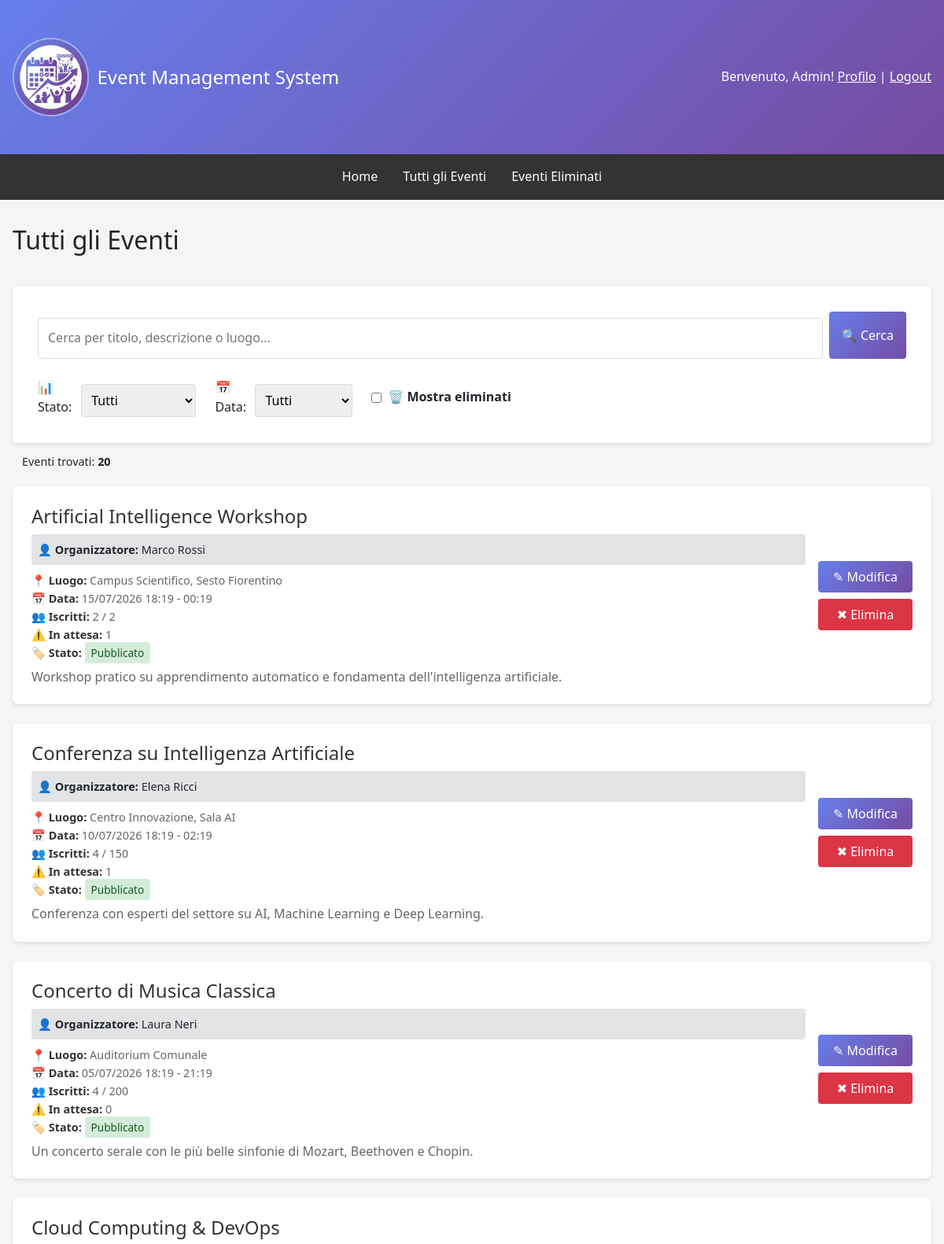
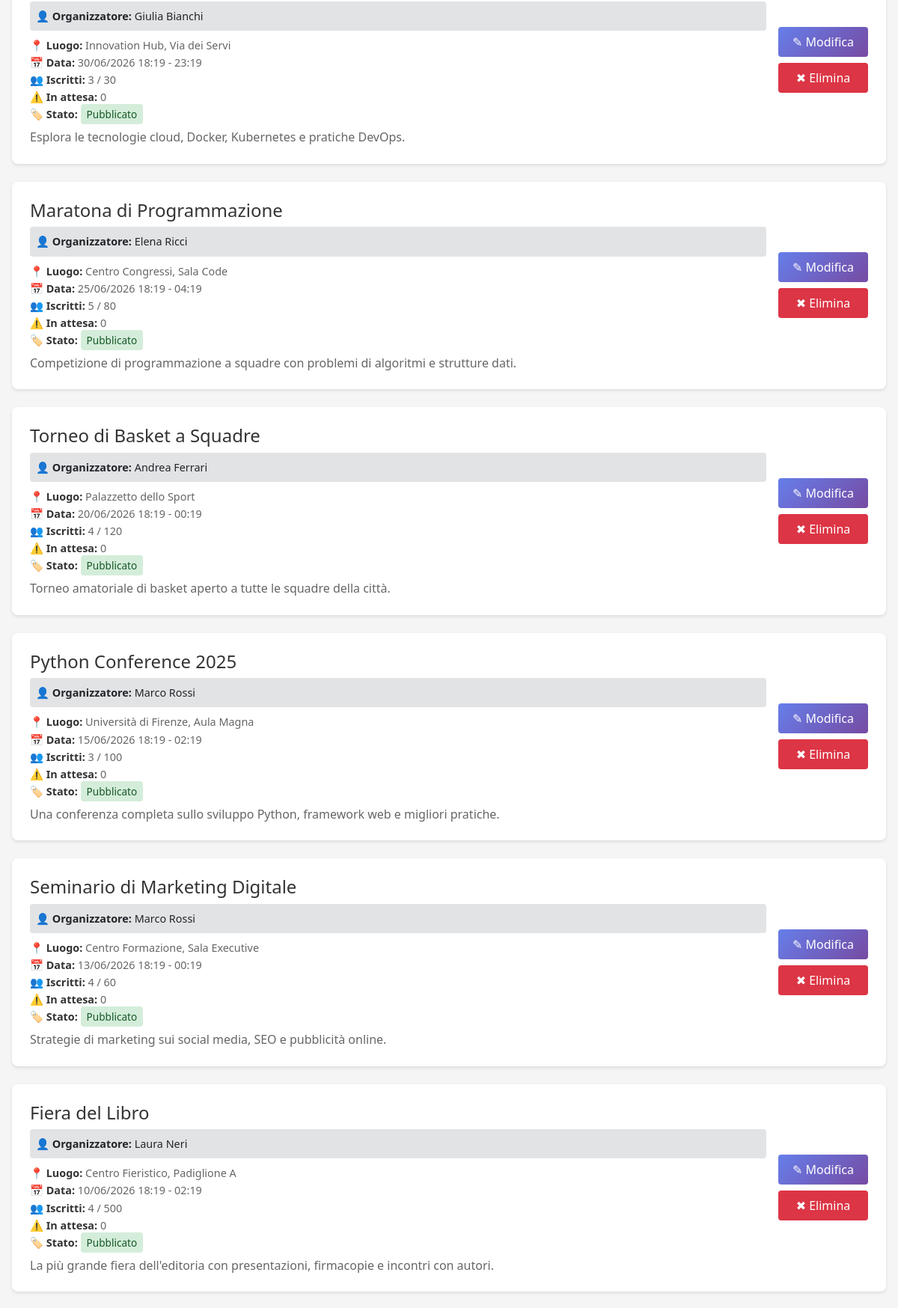
Page /events/my-events/ (signed in, upper part) on the committed database (2 pictures, top to bottom).
### events/models.py (models this page shows, shortened)
class Event(models.Model):
    STATUS_CHOICES = [('draft', 'Bozza'), ('published', 'Pubblicato'), ('ongoing', 'In Corso'), ('completed', 'Completato'), ('cancelled', 'Annullato')]
    title = models.CharField(max_length=200, verbose_name='Titolo')
    description = models.TextField(verbose_name='Descrizione')
    organizer = models.ForeignKey(User, on_delete=models.CASCADE, related_name='organized_events', verbose_name='Organizzatore')
    location = models.CharField(max_length=255, verbose_name='Luogo')
    start_date = models.DateTimeField(verbose_name='Data e Ora Inizio')
    end_date = models.DateTimeField(verbose_name='Data e Ora Fine')
    max_attendees = models.IntegerField(null=True, blank=True, verbose_name='Numero Massimo Partecipanti')
    image = models.ImageField(upload_to='event_images/', blank=True, null=True, verbose_name='Immagine')
    status = models.CharField(max_length=15, choices=STATUS_CHOICES, default='draft', verbose_name='Stato')
    created_at = models.DateTimeField(auto_now_add=True)
    updated_at = models.DateTimeField(auto_now=True)
    deleted_at = models.DateTimeField(null=True, blank=True, verbose_name='Eliminato il')
    class Meta:
        ordering = ['-start_date']
        permissions = [('can_create_event', 'Può creare eventi'), ('can_edit_own_events', 'Può modificare i propri eventi'), ('can_delete_own_events', 'Può eliminare i propri eventi'), ('can_view_attendees', 'Può visualizzare la lista dei partecipanti')]
    @property
    def get_confirmed_attendees_count(self):
        return self.eventregistration_set.filter(status='confirmed').count()
    def get_pending_attendees_count(self):
        return self.eventregistration_set.filter(status='pending').count()

### events/views.py (the view)
# urls.py: path('my-events/', views.organizer_events, name='organizer_events'),
def organizer_events(request):
    if not request.user.is_authenticated:
        return redirect('users:login')
    try:
        profile = request.user.profile
        is_organizer = profile.role == 'organizer'
    except UserProfile.DoesNotExist:
        is_organizer = False
    is_admin = request.user.is_staff
    if not is_organizer and not is_admin:
        messages.error(request, 'Accesso negato. Solo gli organizzatori possono visualizzare questa pagina.')
        return redirect('events:event_list')
    search_query = request.GET.get('search', '')
    status_filter = request.GET.get('status', '')
    date_filter = request.GET.get('date', '')
    show_deleted = request.GET.get('show_deleted', '') == 'true'
    if is_admin:
        queryset = Event.objects.all().order_by('start_date')
    else:
        queryset = Event.objects.filter(organizer=request.user).order_by('start_date')
    if not show_deleted:
        queryset = queryset.filter(deleted_at__isnull=True)
    if search_query:
        queryset = queryset.filter(
            Q(title__icontains=search_query) |
            Q(description__icontains=search_query) |
            Q(location__icontains=search_query)
        )
    if status_filter:
        queryset = queryset.filter(status=status_filter)
    today = timezone.now().date()
    now = timezone.now()
    if date_filter == 'upcoming':
        queryset = queryset.filter(start_date__date__gte=today)
    elif date_filter == 'past':
        queryset = queryset.filter(end_date__date__lt=today)
    elif date_filter == 'ongoing':
        queryset = queryset.filter(start_date__lte=now, end_date__gte=now)
    if is_admin:
        queryset = queryset.order_by('-start_date')  # Admin: più recenti prima
    else:
        if date_filter == 'past':
            queryset = queryset.order_by('-start_date')  # Passati: più recenti prima
        else:
            queryset = queryset.order_by('start_date')  # Prossimi: più vicini prima
    for event in queryset:
        if event.deleted_at:
            event.can_restore = (timezone.now() - event.deleted_at).days < 3
        else:
            event.can_restore = False
    paginator = Paginator(queryset, 10)  # 10 eventi per pagina
    page_number = request.GET.get('page')
    events_page = paginator.get_page(page_number)
    context = {
        'events': events_page,
        'paginator': paginator,
        'title': 'I Miei Eventi',
        'is_admin': is_admin,
        'search_query': search_query,
        'status_filter': status_filter,
        'date_filter': date_filter,
        'show_deleted': show_deleted,
        'status_choices': Event._meta.get_field('status').choices,
    }
    return render(request, 'events/organizer_events.html', context)

### templates/events/organizer_events.html (shortened to what this page needs)
{% extends 'base.html' %}
{% block content %}
<div class="organizer-header">
    <h2>{% if is_admin %}Tutti gli Eventi{% else %}{{ title }}{% endif %}</h2>
</div>
    <form method="get" action="" id="filterForm">
        <div class="search-bar">
            <input type="text"
                   name="search"
                   id="search-box"
                   aria-label="Search-box"
                   placeholder="Cerca per titolo, descrizione o luogo..."
                   value="{{ search_query }}">
            <button type="submit" class="btn btn-primary">🔍 Cerca</button>
        </div>
        <div class="filter-group">
            <div class="filter-item">
                <label>📊 Stato:</label>
                <select aria-label="status" name="status" onchange="this.form.submit()">
                    <option value="">Tutti</option>
                </select>
            </div>
            <div class="filter-item">
                <label>📅 Data:</label>
                <select aria-label="date" name="date" onchange="this.form.submit()">
                    <option value="all" {% if date_filter == 'all' or not date_filter %}selected{% endif %}>Tutti</option>
                </select>
            </div>
            <div class="checkbox-item">
               <input type="checkbox"
                   name="show_deleted"
                   value="true"
                   id="show_deleted"
                   onchange="this.form.submit()">
                <label for="show_deleted">🗑️ Mostra eliminati</label>
            </div>
        </div>
    </form>
<div class="results-info">
    Eventi trovati: <strong>{{ paginator.count }}</strong>
</div>
{% if events %}
    {% for event in events %}
        <div class="event-card" onclick="window.location.href='{% url 'events:event_detail' event.pk %}'" style="cursor: pointer;">
            <div class="event-card-content">
                <div class="event-card-info">
                    <h3 class="event-title">{{ event.title }}</h3>
                    {% if is_admin and user != event.organizer %}
                        <div style="background-color: #e2e3e5; padding: 0.5rem; border-radius: 4px; margin-bottom: 0.5rem; font-size: 0.9rem;">
                            <strong>👤 Organizzatore:</strong> {{ event.organizer.get_full_name|default:event.organizer.username }}
                        </div>
                    {% endif %}
                    <div class="event-meta">
                        <strong>📍 Luogo:</strong> {{ event.location }}<br>
                        <strong>📅 Data:</strong> {{ event.start_date|date:"d/m/Y H:i" }} - {{ event.end_date|date:"H:i" }}<br>
                        <strong>👥 Iscritti:</strong> {{ event.get_confirmed_attendees_count }}{% if event.max_attendees %} / {{ event.max_attendees }}{% endif %}<br>
                        <strong>⚠️ In attesa:</strong> {{ event.get_pending_attendees_count }}<br>
                        <strong>🏷️ Stato:</strong>
                        <div class="event-status">
                        <span style="padding: 0.25rem 0.5rem; border-radius: 4px; font-size: 0.85rem;
                            {% if event.status == 'published' %}background-color: #d4edda; color: #155724;
                            {% elif event.status == 'draft' %}background-color: #fff3cd; color: #856404;
                            {% elif event.status == 'cancelled' %}background-color: #f8d7da; color: #721c24;
                            {% elif event.status == 'completed' %}background-color: #d1ecf1; color: #0c5460;
                            {% elif event.status == 'ongoing' %}background-color: #e8d9ff; color: #4a1d8c;
                            {% endif %}">
                            {{ event.get_status_display }}
                        </span>
                        </div>
                    </div>
                    <p class="event-description">{{ event.description|truncatewords:30 }}</p>
                </div>
                <div class="event-card-actions">
                    {% if not event.deleted_at %}
                        <a href="{% url 'events:event_update' event.pk %}?next={{ request.GET.next|default:request.path }}" class="btn btn-primary">✎ Modifica</a>
                        <a href="{% url 'events:event_delete' event.pk %}?next={{ request.GET.next|default:request.path }}" class="btn btn-danger">✖ Elimina</a>
                    {% else %}
                        <a href="{% url 'events:event_delete' event.pk %}?next={{ request.GET.next|default:request.path }}" class="btn btn-danger" style="background: #ff0000">✖ Elimina definitivamente</a>
                    {% endif %}
                </div>
            </div>
        </div>
    {% endfor %}
{% endif %}
{% endblock %}

### templates/base.html (shortened to what this page needs)
{% load static %}
<!DOCTYPE html>
<html lang="it">
<head>
    <link href="https://cdn.jsdelivr.net/npm/bootstrap@5.3.0/dist/css/bootstrap.min.css" rel="stylesheet">
</head>
<body>
    <header>
        <div class="container">
            <div class="header-content">
                <div class="header-logo">
                    <a href="{% url 'home' %}" style="text-decoration: none; color: inherit; display: flex; align-items: center; gap: 10px;">
                        <img src="{% static 'favicon.ico' %}" alt="Event Management System Logo">
                        <h1>Event Management System</h1>
                    </a>
                </div>
                <div class="user-info">
                    {% if user.is_authenticated %}
                        <span>Benvenuto, {{ user.first_name|default:user.username }}!</span>
                        <a href="{% url 'users:profile' %}" style="color: white; text-decoration: underline;">Profilo</a> |
                        <form method="post" action="{% url 'users:logout' %}" style="display: inline; margin: 0; padding: 0; background: none; border:none; outline: none; box-shadow: none;">
                            <button type="submit" style="background: none; border: none; color: white; text-decoration: underline; cursor: pointer; padding: 0; font: inherit; outline: none; box-shadow: none;">
                                Logout
                            </button>
                        </form>
                    {% else %}
                        <a href="{% url 'users:login' %}" style="color: white; text-decoration: underline;">Login</a> |
                        <a href="{% url 'users:register' %}" style="color: white; text-decoration: underline;">Registrati</a>
                    {% endif %}
                </div>
            </div>
        </div>
    </header>
    <nav>
        <div class="nav-links">
            <a href="{% url 'home' %}">Home</a>
            <a href="{% url 'events:event_list' %}">Tutti gli Eventi</a>
            {% if user.is_authenticated %}
                {% if user.is_staff %}
                    <a href="{% url 'events:deleted_events' %}">Eventi Eliminati</a>
                {% else %}
                    <a href="{% url 'events:user_registrations' %}">Le mie Registrazioni</a>
                    <a href="{% url 'events:calendar_view' %}">Calendario</a>
                {% endif %}
            {% endif %}
        </div>
    </nav>
    <div class="container">
        {% block content %}{% endblock %}
    </div>
</body>
</html>

### templates/base.html (style rules this page uses)
* { margin: 0; padding: 0; box-sizing: border-box; }
body { font-family: 'Segoe UI', Tahoma, Geneva, Verdana, sans-serif; background-color: #f5f5f5; line-height: 1.6; }
header { background: linear-gradient(135deg, #667eea 0%, #764ba2 100%); color: white; padding: 1rem 0; }
.header-logo { display: flex; align-items: center; gap: 0.75rem; }
.header-logo img { height: 100px; width: auto; border: 2px solid rgb(255 255 255 / 0.4); border-radius: 50%; }
.header-logo h1 { margin: 0; font-size: 1.5rem; }
nav { background-color: #333; padding: 0; position: sticky; top: 0; z-index: 1030; transition: all 0.3s ease; }
.nav-links { display: flex; justify-content: center; padding: 0.5rem; transition: all 0.3s ease; }
nav a { display: inline-block; color: white; text-decoration: none; padding: 0.5rem 1rem; font-size: 1rem; transition: all 0.3s ease; }
.container { max-width: 1200px; margin: 0 auto; padding: 2rem 1rem; }
.header-content { display: flex; justify-content: space-between; align-items: center; }
.btn { display: inline-block; padding: 0.75rem 1.5rem; background-color: #667eea; color: white; text-decoration: none; border-radius: 4px; border: none; cursor: pointer; font-size: 1rem; }
.btn-danger { background-color: #dc3545; }
.event-card { background: white; padding: 1.5rem; margin-bottom: 1rem; border-radius: 4px; box-shadow: 0 2px 4px rgba(0,0,0,0.1); }
.event-title { font-size: 1.5rem; margin-bottom: 0.5rem; color: #333; }
.event-meta { color: #666; font-size: 0.9rem; margin-bottom: 0.5rem; }
.event-description { color: #555; margin-bottom: 1rem; }
form { background: white; padding: 2rem; border-radius: 4px; box-shadow: 0 2px 4px rgba(0,0,0,0.1); }
label { display: block; margin-top: 1rem; font-weight: bold; }
input, textarea, select { width: 100%; padding: 0.5rem; margin-top: 0.5rem; border: 1px solid #ddd; border-radius: 4px; font-family: inherit; font-size: 1rem; }
.user-info { color: white; }

### templates/events/organizer_events.html (style rules this page uses)
.organizer-header { display: flex; justify-content: space-between; align-items: center; margin-bottom: 2rem; flex-wrap: wrap; gap: 1rem; }
.search-bar { display: flex; gap: 0.5rem; margin-bottom: 1.5rem; }
.search-bar input { flex: 1; padding: 0.75rem; border: 1px solid #ddd; border-radius: 4px; font-size: 1rem; }
.filter-group { display: flex; flex-wrap: wrap; gap: 1.5rem; align-items: center; }
.filter-item { display: flex; align-items: center; gap: 0.5rem; }
.filter-item label { font-weight: 500; margin: 0; }
.checkbox-item { display: flex; align-items: center; gap: 0.5rem; }
.checkbox-item input { margin: 0; width: auto; }
.checkbox-item label { margin: 0; cursor: pointer; display: flex; align-items: center; gap: 0.5rem; }
.filter-item select, .filter-item input[type="checkbox"] { padding: 0.5rem; border: 1px solid #ddd; border-radius: 4px; }
.results-info { margin-bottom: 0.5rem; padding: 0.75rem; background: none; border-radius: 4px; font-size: 0.9rem; }
.event-card { background: white; border-radius: 8px; padding: 1.5rem; margin-bottom: 1.5rem; box-shadow: 0 2px 4px rgba(0,0,0,0.1); transition: transform 0.2s; }
.event-card-content { display: flex; justify-content: space-between; align-items: start; flex-wrap: wrap; gap: 1rem; }
.event-card-info { flex: 1; min-width: 200px; }
.event-title { margin: 0 0 0.5rem 0; color: #333; }
.event-meta { margin: 0.5rem 0; font-size: 0.9rem; color: #666; }
.event-meta strong { color: #333; }
.event-status { display: inline-block; flex-wrap: wrap; }
.event-description { margin: 0.5rem 0 0 0; color: #666; line-height: 1.4; }
.event-card-actions { display: flex; align-self: center; flex-direction: column; gap: 0.5rem; min-width: 120px; }
.btn { display: inline-block; padding: 0.5rem 1rem; border-radius: 4px; text-decoration: none; text-align: center; transition: all 0.2s; }
.btn-primary { background: linear-gradient(135deg, #667eea 0%, #764ba2 100%); color: white; }
.btn-danger { background: #dc3545; color: white; }

### rows in the picture
Event: title "Artificial Intelligence Workshop", organizer.get_full_name "Marco Rossi", location "Campus Scientifico, Sesto Fiorentino", start_date "15/07/2026 18:19", end_date "00:19", get_confirmed_attendees_count "2", max_attendees "2", get_pending_attendees_count "1", status "Pubblicato", description "Workshop pratico su apprendimento automatico e fondamenta dell'intelligenza artificiale."
Event: title "Conferenza su Intelligenza Artificiale", organizer.get_full_name "Elena Ricci", location "Centro Innovazione, Sala AI", start_date "10/07/2026 18:19", end_date "02:19", get_confirmed_attendees_count "4", max_attendees "150", get_pending_attendees_count "1", status "Pubblicato", description "Conferenza con esperti del settore su AI, Machine Learning e Deep Learning."
Event: title "Concerto di Musica Classica", organizer.get_full_name "Laura Neri", location "Auditorium Comunale", start_date "05/07/2026 18:19", end_date "21:19", get_confirmed_attendees_count "4", max_attendees "200", get_pending_attendees_count "0", status "Pubblicato", description "Un concerto serale con le più belle sinfonie di Mozart, Beethoven e Chopin."
Event: title "Cloud Computing & DevOps", organizer.get_full_name "Giulia Bianchi", location "Innovation Hub, Via dei Servi", start_date "30/06/2026 18:19", end_date "23:19", get_confirmed_attendees_count "3", max_attendees "30", get_pending_attendees_count "0", status "Pubblicato", description "Esplora le tecnologie cloud, Docker, Kubernetes e pratiche DevOps."
Event: title "Maratona di Programmazione", organizer.get_full_name "Elena Ricci", location "Centro Congressi, Sala Code", start_date "25/06/2026 18:19", end_date "04:19", get_confirmed_attendees_count "5", max_attendees "80", get_pending_attendees_count "0", status "Pubblicato", description "Competizione di programmazione a squadre con problemi di algoritmi e strutture dati."
Event: title "Torneo di Basket a Squadre", organizer.get_full_name "Andrea Ferrari", location "Palazzetto dello Sport", start_date "20/06/2026 18:19", end_date "00:19", get_confirmed_attendees_count "4", max_attendees "120", get_pending_attendees_count "0", status "Pubblicato", description "Torneo amatoriale di basket aperto a tutte le squadre della città."
Event: title "Python Conference 2025", organizer.get_full_name "Marco Rossi", location "Università di Firenze, Aula Magna", start_date "15/06/2026 18:19", end_date "02:19", get_confirmed_attendees_count "3", max_attendees "100", get_pending_attendees_count "0", status "Pubblicato", description "Una conferenza completa sullo sviluppo Python, framework web e migliori pratiche."
Event: title "Seminario di Marketing Digitale", organizer.get_full_name "Marco Rossi", location "Centro Formazione, Sala Executive", start_date "13/06/2026 18:19", end_date "00:19", get_confirmed_attendees_count "4", max_attendees "60", get_pending_attendees_count "0", status "Pubblicato", description "Strategie di marketing sui social media, SEO e pubblicità online."
Event: title "Fiera del Libro", organizer.get_full_name "Laura Neri", location "Centro Fieristico, Padiglione A", start_date "10/06/2026 18:19", end_date "02:19", get_confirmed_attendees_count "4", max_attendees "500", get_pending_attendees_count "0", status "Pubblicato", description "La più grande fiera dell'editoria con presentazioni, firmacopie e incontri con autori."

### other values in the picture
{{ user.first_name|default:user.username }} "Admin"
{{ paginator.count }} "20"
